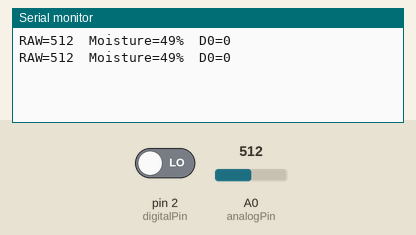
Recording of a sketch running on a simulated Arduino Uno, built with avr-gcc and run on an emulated ATmega328P. On the bench: the last lines printed to the serial monitor. The inputs (shaded band) are chosen by the test bench; at power-on: A0 (analogPin) = 512, pin 2 (digitalPin) LOW.

Above: at 1.8 s.
1.9 s: A0 (analogPin) set to 716
At 2.8 s:
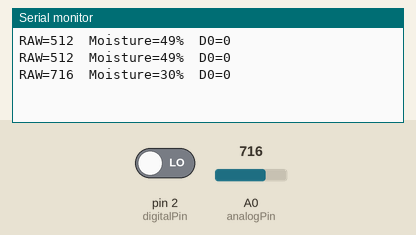
3.4 s: pin 2 (digitalPin) driven HIGH
At 4.6 s:
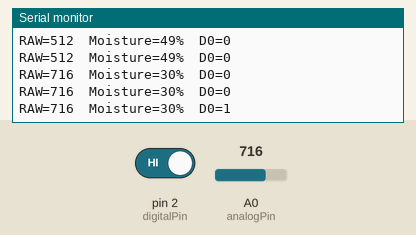
4.9 s: A0 (analogPin) set to 900
At 5.3 s:
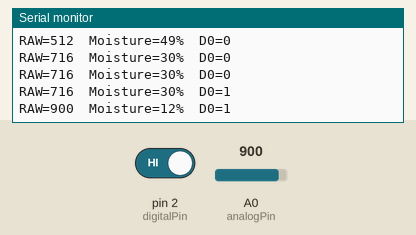
6.4 s: pin 2 (digitalPin) driven LOW
At 7.8 s:
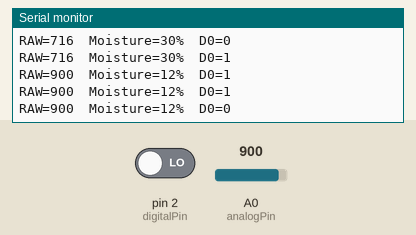
Timing chart, 0 to 8.9 s (numbered marks = the images above; inputs shaded):
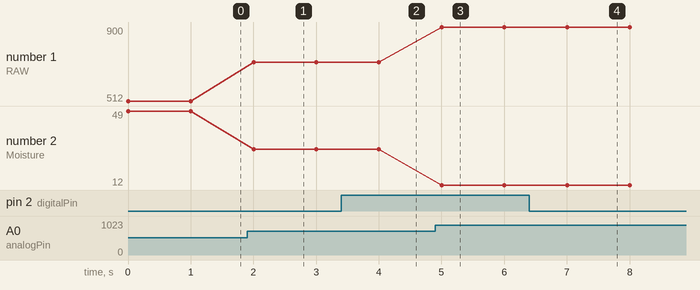

Measured:
- after the input at 1.9 s, the serial monitor: prints a new line after 0.10 s (image 1)
- after the input at 3.4 s, the serial monitor: prints a new line after 0.60 s (image 2)
- after the input at 4.9 s, the serial monitor: prints a new line after 0.10 s (image 3)
- after the input at 6.4 s, the serial monitor: prints a new line after 0.61 s (image 4)
- plotted number 1: 512 → 716 after the input at 1.9 s, 716 → 900 after the input at 4.9 s
- plotted number 2: 49 → 30 after the input at 1.9 s, 30 → 12 after the input at 4.9 s

The sketch:

soil_moisture_sensor_code_12.ino
```cpp
const int analogPin = A0;
const int digitalPin = 2;

void setup() {
  Serial.begin(9600);
  pinMode(analogPin, INPUT);
  pinMode(digitalPin, INPUT);
}

void loop() {
  int rawValue = analogRead(analogPin);
  int moisturePercent = map(rawValue, 1023, 0, 0, 100);

  Serial.print("RAW=");
  Serial.print(rawValue);
  Serial.print("  Moisture=");
  Serial.print(moisturePercent);
  Serial.print("%  D0=");
  Serial.println(digitalRead(digitalPin));

  delay(1000);
}
```
